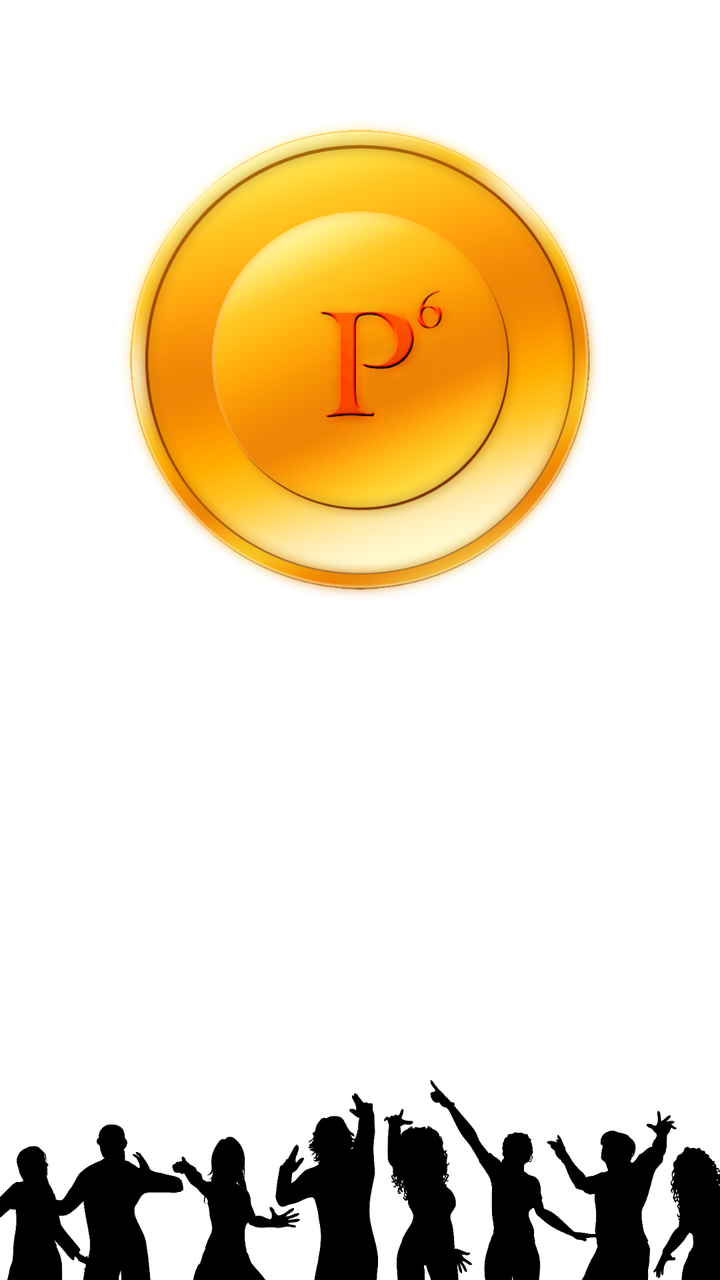
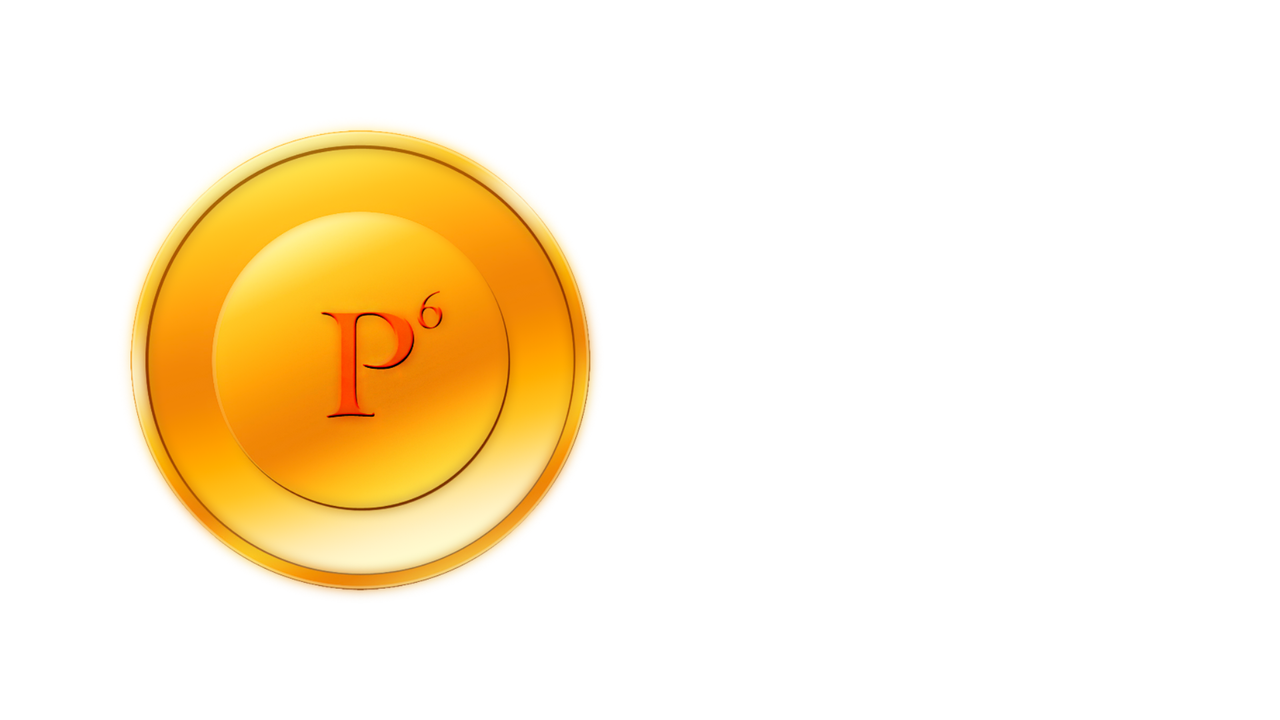

One screen, two layout resources from the same app: the default and the repository's alternative for another configuration. Each is rendered where Android would select it; the XML of both is given below.
<!-- AndroidManifest.xml: application theme AppTheme -->
<!-- res/layout/splash.xml -->
<?xml version="1.0" encoding="utf-8"?>
<RelativeLayout xmlns:android="http://schemas.android.com/apk/res/android"
    android:orientation="vertical" android:layout_width="match_parent"
    android:layout_height="match_parent"
    android:weightSum="1">

    <ImageView
        android:layout_width="match_parent"
        android:layout_height="match_parent"
        android:id="@+id/imageView"
        android:layout_gravity="center"
        android:src="@drawable/logo"
        android:layout_weight="0.24"
        android:scaleType="fitStart"
        android:background="@color/main_color"
        android:layout_alignParentLeft="true"
        android:layout_marginLeft="0dp"
        android:layout_alignParentTop="true"
        android:layout_marginTop="0dp" />

    <TextView
        android:layout_width="wrap_content"
        android:layout_height="wrap_content"
        android:textAppearance="?android:attr/textAppearanceLarge"
        android:text="Facebook Events Payments"
        android:id="@+id/textView2"
        android:textColor="#ffffffff"
        android:textSize="25dp"
        android:layout_alignParentBottom="true"
        android:layout_centerHorizontal="true"
        android:layout_marginBottom="103dp" />

    <TextView
        android:layout_width="wrap_content"
        android:layout_height="wrap_content"
        android:textAppearance="?android:attr/textAppearanceLarge"
        android:text="AWESOME"
        android:id="@+id/textView3"
        android:textColor="#ffffffff"
        android:textSize="60dp"
        android:layout_above="@+id/textView2"
        android:layout_centerHorizontal="true"
        android:textStyle="bold"
        android:typeface="sans" />

    <ImageView
        android:layout_width="match_parent"
        android:layout_height="100dp"
        android:id="@+id/imageView2"
        android:src="@drawable/crowd"
        android:layout_alignParentBottom="true"
        android:layout_alignParentLeft="true"
        android:layout_alignParentStart="true"
        android:layout_alignParentRight="true"
        android:scaleType="centerCrop" />
</RelativeLayout>
<!-- resources referenced by this layout -->
<resources>
  <!-- drawable crowd: png bitmap (drawable, 43395 bytes) -->
  <!-- drawable logo: png bitmap (drawable, 389623 bytes) -->
</resources>
<!-- res/layout-land/splash.xml (the repository's variant of the layout above) -->
<!-- drawn on the phone turned sideways -->
<?xml version="1.0" encoding="utf-8"?>
<RelativeLayout xmlns:android="http://schemas.android.com/apk/res/android"
    android:orientation="vertical" android:layout_width="match_parent"
    android:layout_height="match_parent"
    android:weightSum="1"
    android:background="@color/main_color">

    <ImageView
        android:layout_width="match_parent"
        android:layout_height="match_parent"
        android:id="@+id/imageView"
        android:layout_gravity="center"
        android:src="@drawable/logo"
        android:layout_weight="0.24"
        android:scaleType="fitStart"
        android:background="@color/main_color"
        android:layout_alignParentTop="true"
        android:layout_alignRight="@+id/textView2" />

    <TextView
        android:layout_width="wrap_content"
        android:layout_height="wrap_content"
        android:textAppearance="?android:attr/textAppearanceMedium"
        android:text="Facebook Events Payments"
        android:id="@+id/textView2"
        android:textColor="#ffffffff"
        android:textSize="20dp"
        android:layout_centerVertical="true"
        android:layout_alignParentRight="true"
        android:layout_alignParentEnd="false"
        android:singleLine="false"
        android:layout_alignParentStart="false"
        android:layout_marginRight="25dp" />

</RelativeLayout>
<!-- resources referenced by the variant -->
<!-- as the phone turned sideways resolves them -->
<resources>
  <!-- drawable logo: png bitmap (drawable, 389623 bytes) -->
</resources>
